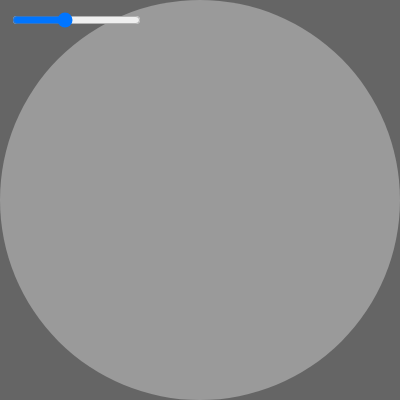
Frame 1 (no input)
Frame 60 (no input): identical to frame 1, image omitted
Frame 120 (the mouse pressed at the canvas centre since frame 60): identical to frame 1, image omitted

The p5.js sketch that drew this single still picture (run headless with seeded random() and noise() and a simulated clock; from frame 60 on, the mouse is pressed at the canvas centre):

// p5.js sketch
// ── sketch.js

//Slider

let valueSlider;

let inputMin = -10;
let inputMax = 38;

let outputMin = 0;
let outputMax = 255;

let outputValue
let inputValue 
//Temperatur zu Farbe




function setup() {
  createCanvas(400, 400);

  valueSlider = createSlider(-10, 38, 9)
  valueSlider.position(10, 10);

}




function draw() {

 inputValue = valueSlider.value();

  outputValue = map(inputValue, inputMin, inputMax, outputMin, outputMax);

 // let kreisoutputvalue = map(inputValue, inputMin, inputMax, outputMax, outputMin)

  background(outputValue);

  fill(255 - outputValue)
  noStroke()
  ellipse(200, 200, 400, 400)


  // fill (outputValue, 100,100);
  // ellipse (100, 100, 100, 100);

}
